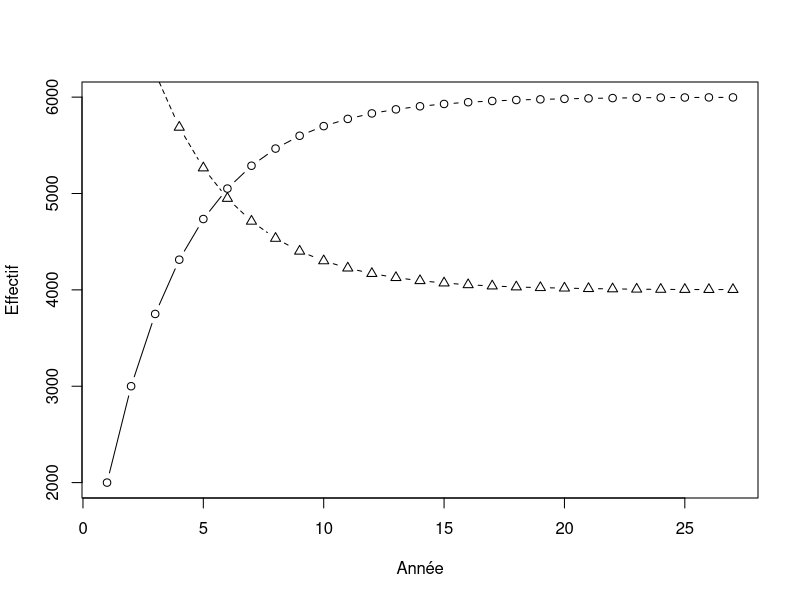

Write the R code that produced this figure.
FluxEleves <- function(n, nA, nB, probAB, probBA) {
  na <- numeric(n)
  na[1] <- nA
  nab <- nA + nB
  for(i in seq(2,n)) {
    da <- round( probAB * na[i-1] )
    db <- round( probBA*(nab-na[i-1]))
    na[i] <- na[i-1] - da + db
    if(na[i] == na[i-1]) {
      na <- head(na, i)
      break
    }
  }
  return(na)
}

nA <- 2000
nB <- 8000
na <- FluxEleves(50, nA, nB, 0.1, 0.15)
nb <- nA + nB - na
print(na)
plot(na, type = 'b', xlab = "Année", ylab = "Effectif", lty = 1, pch = 1)
lines(nb, type = 'b', lty = 2, pch = 2)